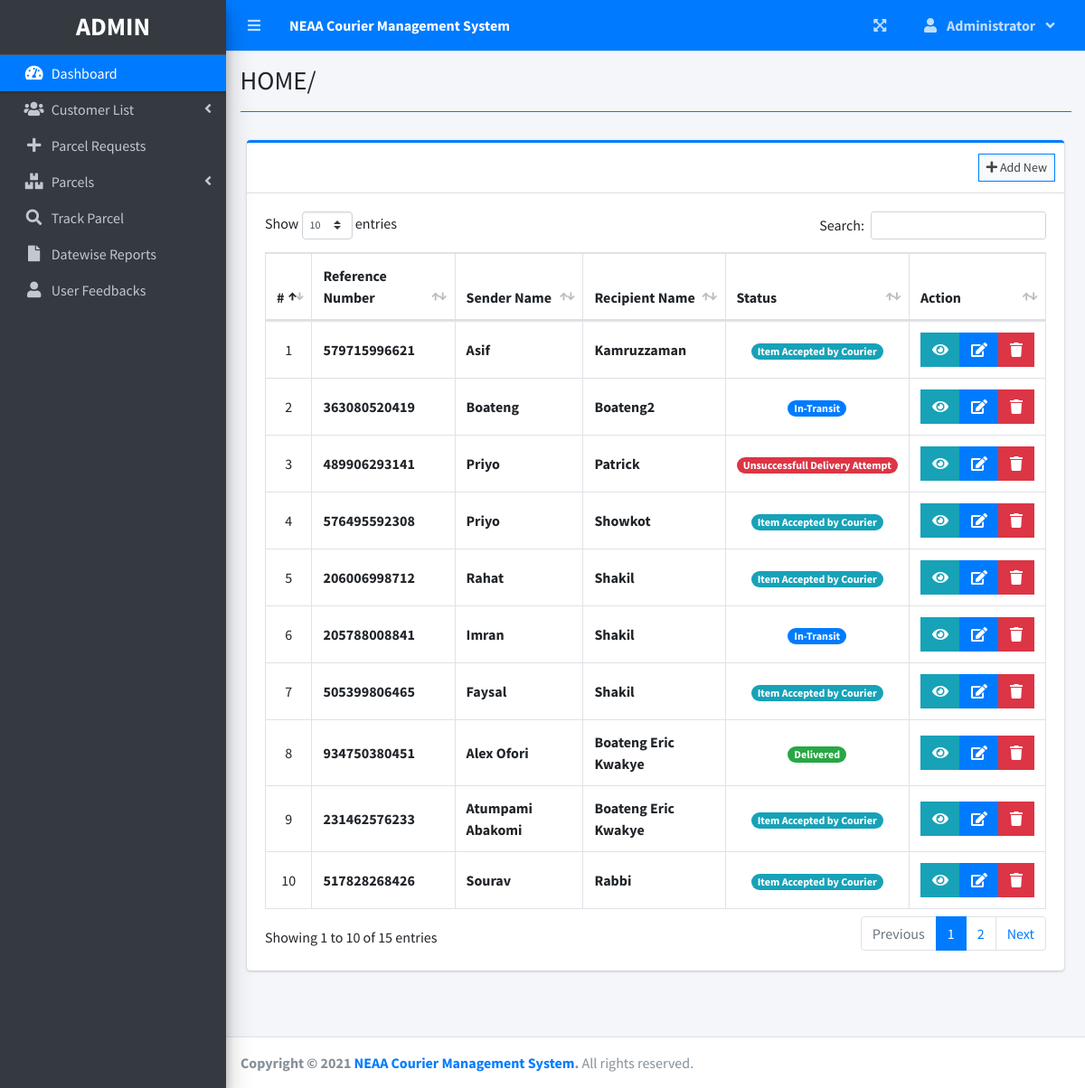
Screenshot of /admin/parcel_list.php (signed in) with the database file from the repository.
### tables this page shows
CREATE TABLE `parcels` (
  `id` int(30) NOT NULL,
  `reference_number` varchar(100) NOT NULL,
  `sfname` text NOT NULL,
  `slname` text NOT NULL,
  `sender_address` text NOT NULL,
  `sender_contact` text NOT NULL,
  `rfname` text NOT NULL,
  `rlname` text NOT NULL,
  `recipient_address` text NOT NULL,
  `recipient_contact` text NOT NULL,
  `type` int(1) NOT NULL COMMENT '1 = Deliver, 2=Pickup',
  `from_branch_id` varchar(30) NOT NULL,
  `to_branch_id` varchar(30) NOT NULL,
  `weight` varchar(100) NOT NULL,
  `height` varchar(100) NOT NULL,
  `width` varchar(100) NOT NULL,
  `length` varchar(100) NOT NULL,
  `price` float NOT NULL,
  `status` int(2) NOT NULL DEFAULT 0,
  `date_created` datetime NOT NULL DEFAULT current_timestamp()
);

### admin/parcel_list.php (the view, shortened to what this page needs)
<!DOCTYPE html>
<html lang="en">
<?php
include('header.php');
?>
<body class="hold-transition sidebar-mini layout-fixed layout-navbar-fixed layout-footer-fixed">
	<div class="wrapper">
		<?php include('topbar.php') ?>
		<?php include('sidebar.php') ?>
		<div class="content-wrapper">
			<div class="content-header">
				<div class="container-fluid">
					<div class="row mb-2">
						<div class="col-sm-6">
							<h1 class="m-0"><?php
					       $status_arr = array("Item Accepted by Courier","Shipped","In-Transit","Arrived At Destination","Delivered","Picked-up","Unsuccessfull Delivery Attempt");
							if(isset($_GET['s']))
							{
								echo "HOME/".$status_arr[$_GET['s']];
							}
							else{
								echo 'HOME/';
							}
							?></h1>
						</div>
					</div>
					<hr class="border-primary">
				</div>
			</div>
			<section class="content">
				<div class="container-fluid">
					<?php include 'db_connect.php' ?>
					<div class="col-lg-12">
						<div class="card card-outline card-primary">
							<div class="card-header">
								<div class="card-tools">
									<a class="btn btn-block btn-sm btn-default btn-flat border-primary " href="new_parcel.php"><i class="fa fa-plus"></i> Add New</a>
								</div>
							</div>
							<div class="card-body">
								<table class="table tabe-hover table-bordered" id="list">
									<thead>
										<tr>
											<th class="text-center">#</th>
											<th>Reference Number</th>
											<th>Sender Name</th>
											<th>Recipient Name</th>
											<th>Status</th>
											<th>Action</th>
										</tr>
									</thead>
									<tbody>
										<?php
										$i = 1;
										$where = "";
										$qry = $conn->query("SELECT * from parcels $where order by  unix_timestamp(date_created) desc ");
										while ($row = $qry->fetch_assoc()) :
										?>
											<tr>
												<td class="text-center"><?php echo $i++ ?></td>
												<td><b><?php echo ($row['reference_number']) ?></b></td>
												<td><b><?php echo ucwords($row['sfname']) ?></b></td>
												<td><b><?php echo ucwords($row['rfname']) ?></b></td>
												<td class="text-center">
													<?php
													switch ($row['status']) {
														case '1':
															echo "<span class='badge badge-pill badge-info'> Shipped</span>";
															break;
														case '2':
															echo "<span class='badge badge-pill badge-primary'> In-Transit</span>";
															break;
														case '4':
															echo "<span class='badge badge-pill badge-success'>Delivered</span>";
															break;
														case '6':
															echo "<span class='badge badge-pill badge-danger'> Unsuccessfull Delivery Attempt</span>";
															break;
														default:
															echo "<span class='badge badge-pill badge-info'> Item Accepted by Courier</span>";
															break;
													}
													?>
												</td>
												<td class="text-center">
													<div class="btn-group">
														<button type="button" class="btn btn-info btn-flat view_parcel" data-id="<?php echo $row['id'] ?>">
															<i class="fas fa-eye"></i>
														</button>
														<a href="edit_parcel.php?id=<?php echo $row['id'] ?>" class="btn btn-primary btn-flat ">
															<i class="fas fa-edit"></i>
														</a>
														<button type="button" class="btn btn-danger btn-flat delete_parcel" data-id="<?php echo $row['id'] ?>">
															<i class="fas fa-trash"></i>
														</button>
													</div>
												</td>
											</tr>
										<?php endwhile; ?>
									</tbody>
								</table>
							</div>
						</div>
					</div>
				</div>
			</section>
		</div>
	</div>
	<?php include 'footer.php' ?>
</body>
</html>

### admin/header.php (shortened to what this page needs)
<head>
  <link rel="stylesheet" href="assets/plugins/fontawesome-free/css/all.min.css">
  <link rel="stylesheet" href="assets/plugins/overlayScrollbars/css/OverlayScrollbars.min.css">
  <link rel="stylesheet" href="assets/plugins/datatables-bs4/css/dataTables.bootstrap4.min.css">
  <link rel="stylesheet" href="assets/plugins/datatables-responsive/css/responsive.bootstrap4.min.css">
  <link rel="stylesheet" href="assets/plugins/datatables-buttons/css/buttons.bootstrap4.min.css">
  <link rel="stylesheet" href="assets/plugins/select2/css/select2.min.css">
  <link rel="stylesheet" href="assets/plugins/select2-bootstrap4-theme/select2-bootstrap4.min.css">
  <link rel="stylesheet" href="assets/plugins/sweetalert2-theme-bootstrap-4/bootstrap-4.min.css">
  <link rel="stylesheet" href="assets/plugins/toastr/toastr.min.css">
  <link rel="stylesheet" href="assets/plugins/dropzone/min/dropzone.min.css">
  <link rel="stylesheet" href="assets/dist/css/jquery.datetimepicker.min.css">
  <link rel="stylesheet" href="assets/plugins/icheck-bootstrap/icheck-bootstrap.min.css">
  <link rel="stylesheet" href="assets/plugins/bootstrap4-toggle/css/bootstrap4-toggle.min.css">
  <link rel="stylesheet" href="assets/dist/css/adminlte.min.css">
  <link rel="stylesheet" href="assets/dist/css/styles.css">
  <link rel="stylesheet" href="assets/plugins/summernote/summernote-bs4.min.css">
</head>

### admin/topbar.php (shortened to what this page needs)
<nav class="main-header navbar navbar-expand navbar-primary navbar-dark ">
  <ul class="navbar-nav">
    <?php if(isset($_SESSION['login_id'])): ?>
    <li class="nav-item">
      <a class="nav-link" data-widget="pushmenu" href="" role="button"><i class="fas fa-bars"></i></a>
    </li>
  <?php endif; ?>
    <li>
      <a class="nav-link text-white"  href="./" role="button"> <large><b>NEAA Courier Management System</b></large></a>
    </li>
  </ul>
  <ul class="navbar-nav ml-auto">
    <li class="nav-item">
      <a class="nav-link" data-widget="fullscreen" href="#" role="button">
        <i class="fas fa-expand-arrows-alt"></i>
      </a>
    </li>
   <li class="nav-item dropdown">
          <a class="nav-link"  data-toggle="dropdown" aria-expanded="true" href="javascript:void(0)">
            <span>
              <div class="d-felx badge-pill">
                <span class="fa fa-user mr-2"></span>
                <span><b><?php echo ucwords($_SESSION['login_firstname']) ?></b></span>
                <span class="fa fa-angle-down ml-2"></span>
              </div>
            </span>
          </a>
    </li>
  </ul>
</nav>

### admin/sidebar.php (shortened to what this page needs)
<aside class="main-sidebar sidebar-dark-primary elevation-4">
  <div class="dropdown">
    <a href="./" class="brand-link">
      <h3 class="text-center p-0 m-0"><b>ADMIN</b></h3>
    </a>
  </div>
  <div class="sidebar pb-4 mb-4">
    <nav class="mt-2">
      <ul class="nav nav-pills nav-sidebar flex-column nav-flat" data-widget="treeview" role="menu" data-accordion="false">
        <li class="nav-item dropdown">
          <a href="./" class="nav-link nav-home">
            <i class="nav-icon fas fa-tachometer-alt"></i>
            <p>
              Dashboard
            </p>
          </a>
        </li>
        <li class="nav-item">
          <a href="#" class="nav-link nav-edit_staff">
            <i class="nav-icon fas fa-users"></i>
            <p>
             Customer List
              <i class="right fas fa-angle-left"></i>
            </p>
          </a>
        </li>
        <li class="nav-item dropdown">
          <a href="parcel_requests.php" class="nav-link nav-reports">
            <i class="nav-icon fas fa-plus"></i>
            <p>
             Parcel Requests
            </p>
          </a>
        </li>
        <li class="nav-item">
          <a href="#" class="nav-link nav-edit_parcel">
            <i class="nav-icon fas fa-boxes"></i>
            <p>
              Parcels
              <i class="right fas fa-angle-left"></i>
            </p>
          </a>
        </li>
        <li class="nav-item dropdown">
          <a href="track.php" class="nav-link nav-track">
            <i class="nav-icon fas fa-search"></i>
            <p>
              Track Parcel
            </p>
          </a>
        </li>
        <li class="nav-item dropdown">
          <a href="reports.php" class="nav-link nav-reports">
            <i class="nav-icon fas fa-file"></i>
            <p>
             Datewise Reports
            </p>
          </a>
        </li>
        <li class="nav-item dropdown">
          <a href="feedback.php" class="nav-link nav-reports">
            <i class="nav-icon fas fa-user"></i>
            <p>
             User Feedbacks
            </p>
          </a>
        </li>
      </ul>
    </nav>
  </div>
</aside>

### admin/footer.php (shortened to what this page needs)
<footer class="main-footer">
    <strong>Copyright &copy; 2021 <a href="../index.php">NEAA Courier Management System</a>.</strong>
    All rights reserved.
  </footer>

### admin/parcel_list.php (style rules this page uses)
table td { vertical-align: middle !important; }

### rows the page displays
parcels: reference_number "579715996621", sfname "Asif", rfname "Kamruzzaman", status "Item Accepted by Courier"
parcels: reference_number "363080520419", sfname "Boateng", rfname "Boateng2", status "In-Transit"
parcels: reference_number "489906293141", sfname "Priyo", rfname "Patrick", status "Unsuccessfull Delivery Attempt"
parcels: reference_number "576495592308", sfname "Priyo", rfname "Showkot", status "Item Accepted by Courier"
parcels: reference_number "206006998712", sfname "Rahat", rfname "Shakil", status "Item Accepted by Courier"
parcels: reference_number "205788008841", sfname "Imran", rfname "Shakil", status "In-Transit"
parcels: reference_number "505399806465", sfname "Faysal", rfname "Shakil", status "Item Accepted by Courier"
parcels: reference_number "934750380451", sfname "Alex Ofori", rfname "Boateng Eric Kwakye", status "Delivered"
parcels: reference_number "231462576233", sfname "Atumpami Abakomi", rfname "Boateng Eric Kwakye", status "Item Accepted by Courier"
parcels: reference_number "517828268426", sfname "Sourav", rfname "Rabbi", status "Item Accepted by Courier"

### other values shown
$_SESSION['login_firstname'] "Administrator"
